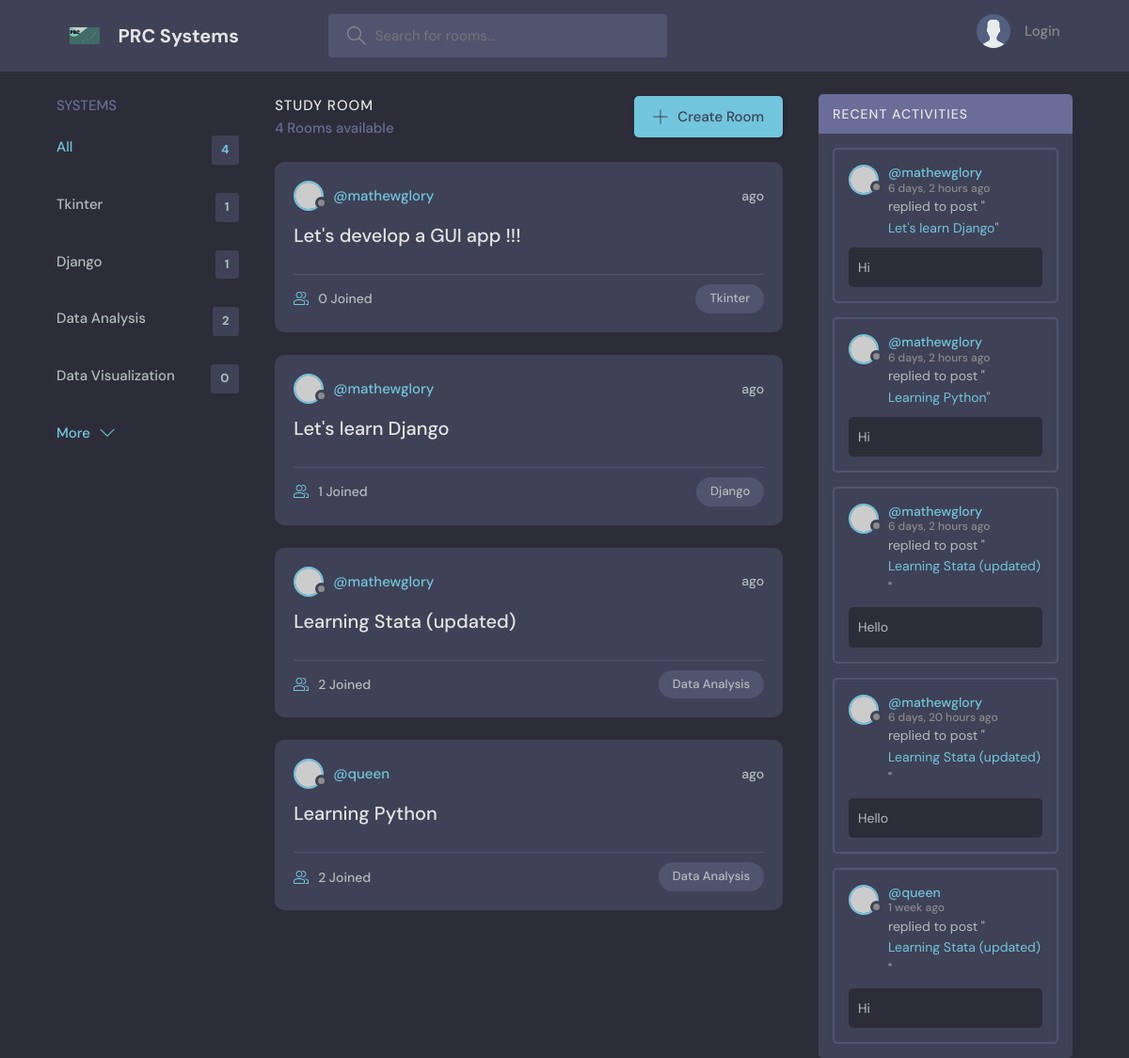
The page / on the database its author committed.
### chatroom/models.py (models this page shows, shortened)
class Topic(models.Model):
    name=models.CharField(max_length=200)

class Room(models.Model):
    host=models.ForeignKey(User, on_delete=models.SET_NULL, null =True)
    topic=models.ForeignKey(Topic, on_delete=models.SET_NULL, null =True)
    name = models.CharField(max_length=200)
    description = models.TextField(null=True, blank=True)
    participants = models.ManyToManyField(User, related_name='participants', blank = True)
    update = models.DateField(auto_now=True)
    created = models.DateTimeField(auto_now_add=True)
    class Meta:
        ordering = ['-update', '-created']
    def __str__(self):
        return self.name

class Message(models.Model):
    user = models.ForeignKey(User, on_delete=models.CASCADE)
    room =  models.ForeignKey(Room, on_delete=models.CASCADE)
    body = models.TextField()
    update = models.DateField(auto_now=True)
    created = models.DateTimeField(auto_now_add=True)
    def __str__(self):
        return self.body[0:50]
    class Meta:
        ordering = ['-update', '-created']

### chatroom/views.py (the view)
# urls.py: path('', views.home, name="home"),
def home(request):
    q = request.GET.get('q') if request.GET.get('q') != None else ''
    rooms =  Room.objects.filter(
        Q(topic__name__icontains=q) |    # There are other methods like __startswith __endswith
        Q(name__icontains=q)  |
        Q(description__icontains=q)
        )
    topics =  Topic.objects.all()                                    # Gets all the topics in the models
    rooms_count = rooms.count()
    room_messages =  Message.objects.filter(
        Q(room__topic__name__icontains=q)
    )
    context = {'rooms': rooms, 'topics':topics, 'room_count':rooms_count,
               "room_messages": room_messages}                      # additional values to retun for use in the home.html
    return render(request, 'chatroom/home.html', context)

### chatroom/templates/chatroom/home.html (shortened to what this page needs)
{% extends 'main.html' %} {% block content %}
<main class="layout layout--3">
  <div class="container">
    {% include 'chatroom/topics_component.html' %}
    <div class="roomList">
      <div class="roomList__header">
        <div>
          <h2>Study Room</h2>
          <p>{{room_count}} Rooms available</p>
        </div>
        <a class="btn btn--main" href="create-room.html">
          <svg
            version="1.1"
            xmlns="http://www.w3.org/2000/svg"
            width="32"
            height="32"
            viewBox="0 0 32 32"
          >
            <title>add</title>
            <path
              d="M16.943 0.943h-1.885v14.115h-14.115v1.885h14.115v14.115h1.885v-14.115h14.115v-1.885h-14.115v-14.115z"
            ></path>
          </svg>
          Create Room
        </a>
      </div>
      {% include 'chatroom/feed_component.html' %}
    </div>
    {% include 'chatroom/activity_component.html' %}
  </div>
</main>
{% endblock %}

### chatroom/templates/chatroom/topics_component.html
<div class="topics">
  <div class="topics__header">
    <h2>Systems</h2>
  </div>
  <ul class="topics__list">
    <li>
      <a href="{% url 'home' %}" class="active">All <span>{{topics.count}}</span></a>
    </li>
    {% for topic in topics %}
    <li>
      <a href="{% url 'home' %}?q={{topic.name}}">{{topic.name}}<span> {{topic.room_set.all.count}} </span></a>
    {% endfor %}
    </li>
  </ul>
  <a class="btn btn--link" href="topics.html">
    More
    <svg
      version="1.1"
      xmlns="http://www.w3.org/2000/svg"
      width="32"
      height="32"
      viewBox="0 0 32 32"
    >
      <title>chevron-down</title>
      <path d="M16 21l-13-13h-3l16 16 16-16h-3l-13 13z"></path>
    </svg>
  </a>
</div>

### chatroom/templates/chatroom/feed_component.html (shortened to what this page needs)
{% for room in rooms %}
<div class="roomListRoom">
  <div class="roomListRoom__header">
    <a href="{% url 'user-profile' room.host.id %}" class="roomListRoom__author">
      <div class="avatar avatar--small">
        <img src="https://randomuser.me/api/portraits/women/11.jpg" />
      </div>
      <span>@{{room.host.username}}</span>
    </a>
    <div class="roomListRoom__actions">
      <span>{{roon.created|timesince}} ago</span>
    </div>
  </div>
  <div class="roomListRoom__content">
    <a href="{% url 'room' room.id %}">{{room.name}}</a>
  </div>
  <div class="roomListRoom__meta">
    <a href="{% url 'room' room.id %}" class="roomListRoom__joined">
      {{room.participants.all.count}} Joined
    </a>
    <p class="roomListRoom__topic">{{room.topic.name}}</p>
  </div>
</div>
{% endfor %}

### chatroom/templates/chatroom/activity_component.html (shortened to what this page needs)
<div class="activities">
  <div class="activities__header">
    <h2>Recent Activities</h2>
  </div>
  {% for message in room_messages %}
  <div class="activities__box">
    <div class="activities__boxHeader roomListRoom__header">
      <a href="{% url 'user-profile' message.user.id  %}" class="roomListRoom__author">
        <div class="avatar avatar--small">
          <img src="https://randomuser.me/api/portraits/women/11.jpg" />
        </div>
        <p>
          @{{message.user}}
          <span>{{message.created|timesince}} ago</span>
        </p>
      </a>
    </div>
    <div class="activities__boxContent">
      <p>
        replied to post "<a href="{% url 'room' message.room.id %}">{{message.room}}</a>"
      </p>
      <div class="activities__boxRoomContent">
        {{message}}
      </div>
    </div>
  </div>
  {% endfor %}
</div>

### rows shown on the page
Topic: name "Tkinter", room_set.all.count "1"
Topic: name "Django", room_set.all.count "1"
Topic: name "Data Analysis", room_set.all.count "2"
Topic: name "Data Visualization", room_set.all.count "0"
Room: host.username "mathewglory", name "Let's develop a GUI app !!!", participants.all.count "0", topic.name "Tkinter"
Room: host.username "mathewglory", name "Let's learn Django", participants.all.count "1", topic.name "Django"
Room: host.username "mathewglory", name "Learning Stata (updated)", participants.all.count "2", topic.name "Data Analysis"
Room: host.username "queen", name "Learning Python", participants.all.count "2", topic.name "Data Analysis"
Message: user "mathewglory", created "6 days, 2 hours", room "Let's learn Django", body "Hi"
Message: user "mathewglory", created "6 days, 2 hours", room "Learning Python", body "Hi"
Message: user "mathewglory", created "6 days, 2 hours", room "Learning Stata (updated)", body "Hello"
Message: user "mathewglory", created "6 days, 20 hours", room "Learning Stata (updated)", body "Hello"
Message: user "queen", created "1 week", room "Learning Stata (updated)", body "Hi"

### other values the page prints
{{ topics.count }} "4"
{{ room_count }} "4"
